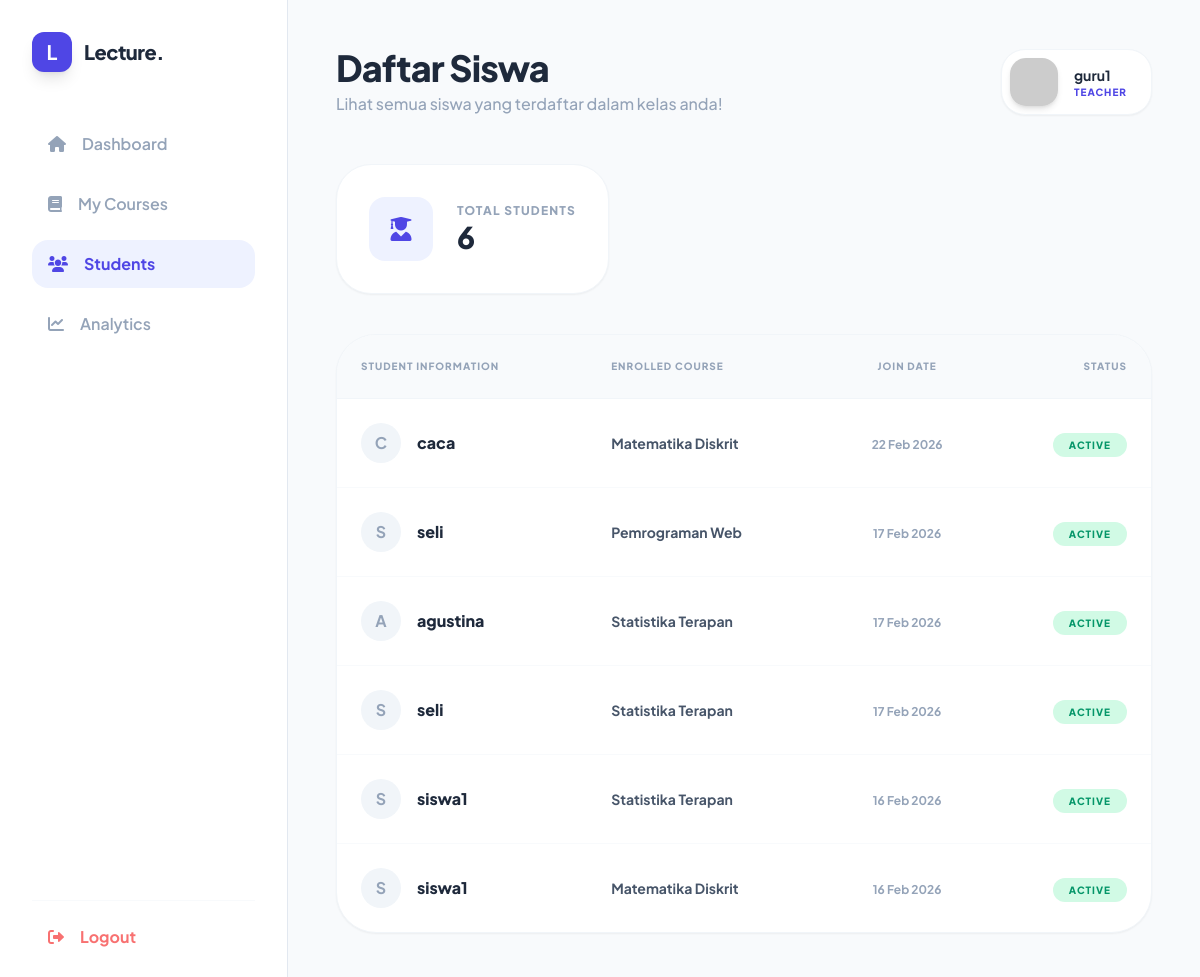
/students.php (signed in), run on the app's committed database.
### tables this page shows
CREATE TABLE `enrollments` (
  `id` int(11) NOT NULL,
  `student_id` int(11) DEFAULT NULL,
  `course_id` int(11) DEFAULT NULL,
  `enrolled_at` timestamp NOT NULL DEFAULT current_timestamp()
);

CREATE TABLE `users` (
  `id` int(11) NOT NULL,
  `username` varchar(50) NOT NULL,
  `password` varchar(255) NOT NULL,
  `role` enum('teacher','student') NOT NULL
);

CREATE TABLE `courses` (
  `id` int(11) NOT NULL,
  `teacher_id` int(11) DEFAULT NULL,
  `title` varchar(100) NOT NULL,
  `class_code` varchar(10) DEFAULT NULL,
  `description` text DEFAULT NULL
);

### students.php (the view, shortened to what this page needs)
<?php
include 'koneksi.php';
$teacher_id = $_SESSION['user_id'];
$username = $_SESSION['username'];
$query = "SELECT
            u.username as student_name,
            c.title as course_name,
            e.enrolled_at
          FROM enrollments e
          JOIN users u ON e.student_id = u.id
          JOIN courses c ON e.course_id = c.id
          WHERE c.teacher_id = '$teacher_id'
          ORDER BY e.enrolled_at DESC";
$result = mysqli_query($conn, $query);
$total_students = mysqli_num_rows($result);
?>
<!DOCTYPE html>
<html lang="en">
<head>
    <script src="https://cdn.tailwindcss.com"></script>
    <link href="https://cdnjs.cloudflare.com/ajax/libs/font-awesome/6.0.0/css/all.min.css" rel="stylesheet">
</head>
<body class="flex min-h-screen">
    <aside class="w-72 bg-white border-r border-slate-200 hidden md:flex flex-col p-8 fixed h-full">
        <div class="flex items-center gap-3 mb-12">
            <div class="w-10 h-10 bg-indigo-600 rounded-xl flex items-center justify-center text-white font-bold text-xl shadow-lg">L</div>
            <span class="text-xl font-extrabold tracking-tight text-slate-800">Lecture.</span>
        </div>
        <nav class="space-y-3 flex-1">
            <a href="dashboard_teacher.php" class="flex items-center gap-4 text-slate-400 hover:text-indigo-600 hover:bg-indigo-50 px-4 py-3 rounded-2xl font-semibold transition">
                <i class="fa-solid fa-house"></i> Dashboard
            </a>
            <a href="course_teacher.php" class="flex items-center gap-4 text-slate-400 hover:text-indigo-600 hover:bg-indigo-50 px-4 py-3 rounded-2xl font-semibold transition">
                <i class="fa-solid fa-book"></i> My Courses
            </a>
            <a href="students.php" class="flex items-center gap-4 text-indigo-600 bg-indigo-50 px-4 py-3 rounded-2xl font-bold transition">
                <i class="fa-solid fa-users"></i> Students
            </a>
            <a href="analytics.php" class="flex items-center gap-4 text-slate-400 hover:text-indigo-600 hover:bg-indigo-50 px-4 py-3 rounded-2xl font-semibold transition">
                <i class="fa-solid fa-chart-line"></i> Analytics
            </a>
        </nav>
        <a href="logout.php" class="flex items-center gap-4 text-red-400 hover:text-red-500 font-bold border-t border-slate-50 pt-6 px-4">
            <i class="fa-solid fa-right-from-bracket"></i> Logout
        </a>
    </aside>
    <main class="flex-1 md:ml-72 p-8 md:p-12">
        <header class="flex flex-col md:flex-row md:items-center justify-between gap-6 mb-12">
            <div>
                <h1 class="text-4xl font-black text-slate-800 tracking-tight">Daftar Siswa</h1>
                <p class="text-slate-400 font-medium mt-1">Lihat semua siswa yang terdaftar dalam kelas anda!</p>
            </div>
            <div class="flex items-center gap-4 bg-white p-2 pr-6 rounded-3xl border border-slate-100 shadow-sm">
                <img src="https://ui-avatars.com/api/?name=<?php echo $username; ?>&background=4f46e5&color=fff" class="w-12 h-12 rounded-2xl shadow-md">
                <div>
                    <p class="text-sm font-bold text-slate-800"><?php echo $username; ?></p>
                    <p class="text-[10px] font-black text-indigo-600 uppercase tracking-widest">Teacher</p>
                </div>
            </div>
        </header>
        <div class="mb-10">
            <div class="bg-white p-8 rounded-[35px] border border-slate-100 shadow-sm inline-flex items-center gap-6">
                <div class="w-16 h-16 bg-indigo-50 text-indigo-600 rounded-2xl flex items-center justify-center text-2xl">
                    <i class="fa-solid fa-user-graduate"></i>
                </div>
                <div>
                    <p class="text-slate-400 text-xs font-black uppercase tracking-widest">Total Students</p>
                    <p class="text-3xl font-black text-slate-800"><?php echo $total_students; ?></p>
                </div>
            </div>
        </div>
        <div class="bg-white rounded-[40px] border border-slate-100 shadow-sm overflow-hidden">
            <table class="w-full text-left">
                <thead class="bg-slate-50 border-b border-slate-100">
                    <tr>
                        <th class="p-6 text-[10px] font-black text-slate-400 uppercase tracking-widest">Student Information</th>
                        <th class="p-6 text-[10px] font-black text-slate-400 uppercase tracking-widest">Enrolled Course</th>
                        <th class="p-6 text-[10px] font-black text-slate-400 uppercase tracking-widest text-center">Join Date</th>
                        <th class="p-6 text-[10px] font-black text-slate-400 uppercase tracking-widest text-right">Status</th>
                    </tr>
                </thead>
                <tbody class="divide-y divide-slate-50">
                    <?php if(mysqli_num_rows($result) > 0): ?>
                        <?php while($row = mysqli_fetch_assoc($result)): ?>
                        <tr class="group hover:bg-slate-50/50 transition">
                            <td class="p-6">
                                <div class="flex items-center gap-4">
                                    <div class="w-10 h-10 bg-slate-100 rounded-full flex items-center justify-center text-slate-400 font-bold group-hover:bg-indigo-600 group-hover:text-white transition">
                                        <?php echo strtoupper(substr($row['student_name'], 0, 1)); ?>
                                    </div>
                                    <div>
                                        <p class="font-extrabold text-slate-800"><?php echo $row['student_name']; ?></p>
                                        </div>
                                </div>
                            </td>
                                                        <td class="p-6">
                                <span class="text-sm font-bold text-slate-600"><?php echo $row['course_name']; ?></span>
                            </td>
                            <td class="p-6 text-center">
                                <span class="text-xs font-bold text-slate-400">
                                    <?php echo date('d M Y', strtotime($row['enrolled_at'])); ?>
                                </span>
                            </td>
                            <td class="p-6 text-right">
                                <span class="bg-emerald-100 text-emerald-600 px-4 py-1.5 rounded-full text-[10px] font-black uppercase tracking-widest">Active</span>
                            </td>
                        </tr>
                        <?php endwhile; ?>
                    <?php else: ?>
                        <tr>
                            <td colspan="4" class="p-20 text-center text-slate-400 font-medium italic">Belum ada siswa yang mendaftar di kelas Anda.</td>
                        </tr>
                    <?php endif; ?>
                </tbody>
            </table>
        </div>
    </main>
</body>
</html>

### students.php (style rules this page uses)
body { font-family: 'Plus Jakarta Sans', sans-serif; background-color: #F8FAFC; }

### data on the page
enrollments: student.username "C", student.username "caca", course.title "Matematika Diskrit", enrolled_at "22 Feb 2026"
enrollments: student.username "S", student.username "seli", course.title "Pemrograman Web", enrolled_at "17 Feb 2026"
enrollments: student.username "A", student.username "agustina", course.title "Statistika Terapan", enrolled_at "17 Feb 2026"
enrollments: student.username "S", student.username "seli", course.title "Statistika Terapan", enrolled_at "17 Feb 2026"
enrollments: student.username "S", student.username "siswa1", course.title "Statistika Terapan", enrolled_at "16 Feb 2026"
enrollments: student.username "S", student.username "siswa1", course.title "Matematika Diskrit", enrolled_at "16 Feb 2026"

### other printed values
$username "guru1"
$total_students "6"
